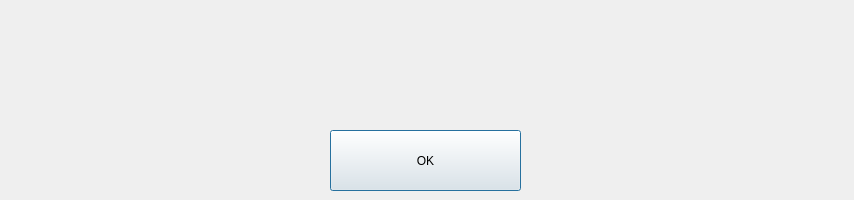
<?xml version="1.0" encoding="UTF-8"?>
<ui version="4.0">
 <class>cuteErrorDialogClass</class>
 <widget class="QDialog" name="cuteErrorDialogClass">
  <property name="geometry">
   <rect>
    <x>0</x>
    <y>0</y>
    <width>854</width>
    <height>200</height>
   </rect>
  </property>
  <property name="windowTitle">
   <string>cuteErrorDialog</string>
  </property>
  <widget class="QLabel" name="errorLabel">
   <property name="geometry">
    <rect>
     <x>0</x>
     <y>10</y>
     <width>854</width>
     <height>111</height>
    </rect>
   </property>
   <property name="text">
    <string/>
   </property>
  </widget>
  <widget class="QPushButton" name="OkButton">
   <property name="geometry">
    <rect>
     <x>330</x>
     <y>130</y>
     <width>191</width>
     <height>61</height>
    </rect>
   </property>
   <property name="text">
    <string>OK</string>
   </property>
  </widget>
 </widget>
 <layoutdefault spacing="6" margin="11"/>
 <resources/>
 <connections/>
</ui>
